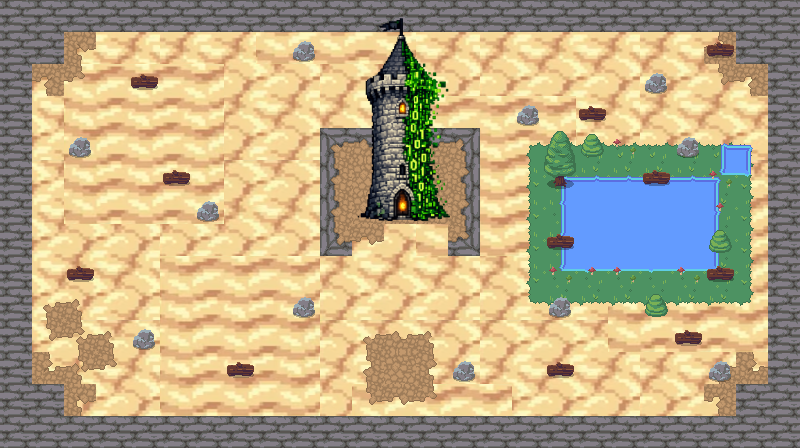

This game map was drawn from its Tiled (.tmx) file and the tilesets committed beside it. A one-line description and the trimmed map source follow:
An orthogonal 25x14 tile map with 32x32 px tiles, 4 tile layers (sable, caillou, branche, herbe, barrière, tour,eau, arbre, buisson, fleur, pierre(herbe), branche(herbe)), 4 tilesets and 44 objects (41x collision, player_spawn).

<map version="1.10" tiledversion="1.12.2" orientation="orthogonal" renderorder="right-down" width="25" height="14" tilewidth="32" tileheight="32" infinite="0" nextlayerid="7" nextobjectid="59">
 <tileset firstgid="1" source="desert2.tsx" />
 <tileset firstgid="26" source="desert1.tsx" />
 <tileset firstgid="51" source="RPG Nature Tileset.tsx" />
 <tileset firstgid="231" source="Adobe Express - file (5).tsx" />
 <layer id="1" name="sable" width="25" height="14">
  <data>[350 cells, 350 non-empty, 50 distinct tile ids]</data>
 </layer>
 <layer id="2" name="caillou, branche, herbe, barrière" width="25" height="14">
  <data>[350 cells, 187 non-empty, 36 distinct tile ids]</data>
 </layer>
 <layer id="3" name="tour,eau" width="25" height="14">
  <data>[350 cells, 83 non-empty, 50 distinct tile ids]</data>
 </layer>
 <layer id="4" name="arbre, buisson, fleur, pierre(herbe), branche(herbe)" width="25" height="14">
  <data>[350 cells, 22 non-empty, 8 distinct tile ids]</data>
 </layer>
 <objectgroup id="5" name="player_spawn">
  <object id="1" name="player_spawn" x="387.175" y="355.717">
   <point />
  </object>
 </objectgroup>
 <objectgroup id="6" name="objects" class="collision">
  <object id="6" type="collision" x="-9.67937" y="-12.9058" width="809.841" height="45.977" />
  <object id="7" type="collision" x="1.61323" y="1.61323" width="29.8447" height="447.671" />
  <object id="8" type="collision" x="26.6183" y="29.8447" width="37.1043" height="33.0712" />
  <object id="10" x="16.9389" y="384.755" width="47.5902" height="62.9159" />
  <object id="13" type="collision" x="3.22646" y="415.406" width="795.322" height="32.2646" />
  <object id="17" type="collision" x="734.826" y="383.142" width="65.3358" height="34.6844" />
  <object id="18" type="collision" x="737.245" y="29.8447" width="62.9159" height="34.6844" />
  <object id="19" type="collision" x="767.09" y="62.9159" width="31.458" height="321.839" />
  <object id="20" type="collision" x="320.226" y="241.178" width="29.8447" height="14.5191" />
  <object id="21" type="collision" x="319.419" y="127.445" width="14.5191" height="129.058" />
  <object id="22" type="collision" x="321.032" y="126.638" width="156.483" height="16.1323" />
  <object id="23" type="collision" x="464.61" y="126.638" width="16.1323" height="129.865" />
  <object id="24" type="collision" x="448.478" y="237.951" width="20.972" height="16.9389" />
  <object id="25" type="collision" x="292.801" y="40.3307" width="23.3918" height="21.7786" />
  <object id="26" type="collision" x="193.587" y="197.62" width="28.2315" height="25.8117" />
  <object id="27" type="collision" x="162.129" y="165.356" width="27.4249" height="21.7786" />
  <object id="28" type="collision" x="129.865" y="73.4019" width="30.6513" height="16.9389" />
  <object id="29" type="collision" x="66.949" y="136.318" width="24.1984" height="20.1654" />
  <object id="30" type="collision" x="66.949" y="264.569" width="28.2315" height="17.7455" />
  <object id="32" type="collision" x="131.478" y="324.259" width="25.005" height="27.4249" />
  <object id="33" type="collision" x="225.852" y="362.17" width="29.0381" height="16.1323" />
  <object id="34" type="collision" x="291.994" y="298.447" width="25.005" height="18.5521" />
  <object id="35" type="collision" x="452.511" y="358.943" width="24.1984" height="22.5852" />
  <object id="36" type="collision" x="546.078" y="293.608" width="27.4249" height="26.6183" />
  <object id="37" type="collision" x="546.884" y="362.17" width="27.4249" height="16.1323" />
  <object id="38" type="collision" x="674.33" y="327.485" width="29.0381" height="20.1654" />
  <object id="39" type="collision" x="706.594" y="266.183" width="28.2315" height="14.5191" />
  <object id="40" type="collision" x="643.678" y="291.188" width="25.005" height="25.8117" />
  <object id="41" type="collision" x="546.078" y="230.692" width="29.8447" height="19.3587" />
  <object id="43" type="collision" x="544.465" y="159.71" width="30.6513" height="28.2315" />
  <object id="44" type="collision" x="579.149" y="133.898" width="23.3918" height="23.3918" />
  <object id="45" type="collision" x="515.426" y="105.666" width="24.1984" height="20.1654" />
  <object id="46" type="collision" x="577.536" y="101.633" width="29.8447" height="20.972" />
  <object id="47" type="collision" x="643.678" y="67.7556" width="25.005" height="27.4249" />
  <object id="48" type="collision" x="706.594" y="39.5241" width="26.6183" height="17.7455" />
  <object id="49" type="collision" x="562.21" y="177.455" width="154.063" height="93.5673" />
  <object id="50" type="collision" x="721.113" y="144.384" width="27.4249" height="31.458" />
  <object id="51" type="collision" x="675.943" y="136.318" width="25.005" height="23.3918" />
  <object id="52" type="collision" x="709.014" y="359.75" width="22.5852" height="20.972" />
  <object id="53" type="collision" x="358.137" y="176.649" width="91.954" height="44.3638" />
  <object id="55" x="641.258" y="169.389" width="30.6513" height="16.1323" />
  <object id="56" type="collision" x="27.4249" y="380.722" width="40.3307" height="38.7175" />
  <object id="57" type="collision" x="641.258" y="167.776" width="32.2646" height="19.3587" />
 </objectgroup>
</map>
